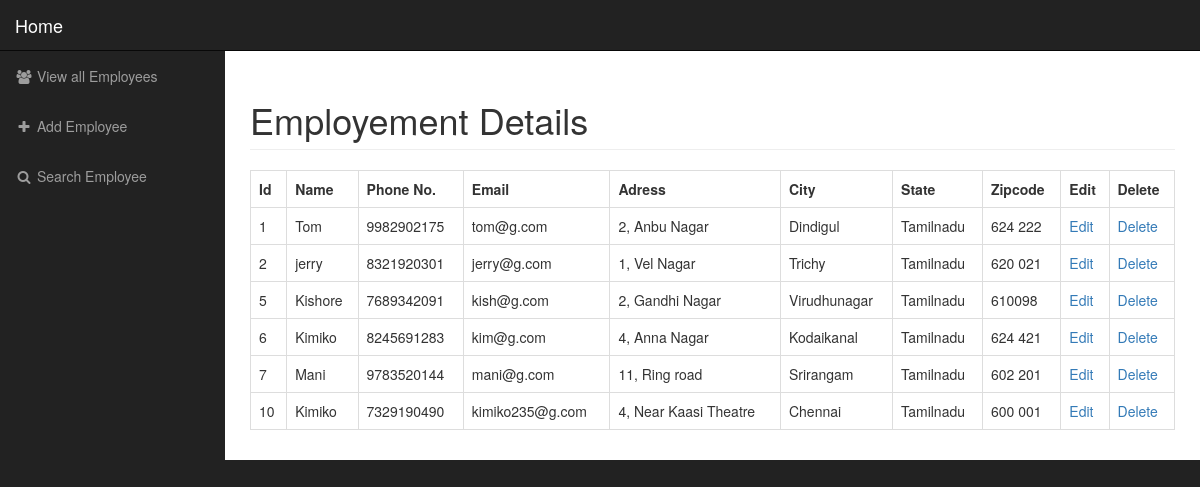
The app's page /index.php?source=view_all_emp with its own data.
### tables this page shows
CREATE TABLE `emp_info` (
  `emp_id` int(9) NOT NULL,
  `emp_name` text NOT NULL,
  `emp_phone_no` varchar(15) NOT NULL,
  `emp_email` varchar(25) NOT NULL,
  `emp_address` varchar(35) NOT NULL,
  `emp_city` text NOT NULL,
  `emp_state` text NOT NULL,
  `emp_zipcode` varchar(10) NOT NULL
);

### includes/view_all_emp.php (the view, shortened to what this page needs)
<table class = "table table-bordered">
	<tr>
		<th> Id </th>
		<th> Name </th>
		<th> Phone No.  </th>
		<th> Email </th>
		<th> Adress </th>
		<th> City </th>
		<th> State </th>
		<th> Zipcode </th>
		<th> Edit </th>
		<th> Delete </th>
	</tr>
	<?php
	$query = "SELECT * FROM emp_info ";
	$emp = mysqli_query($conn, $query);
	while($row = mysqli_fetch_assoc($emp)){
		$emp_id = $row['emp_id'];
		$emp_name = $row['emp_name'];
		$emp_phone_no = $row['emp_phone_no'];
		$emp_email = $row['emp_email'];
		$emp_address = $row['emp_address'];
		$emp_state = $row['emp_state'];
		$emp_city = $row['emp_city'];
		$emp_zipcode = $row['emp_zipcode'];
		echo
		"<tr>
			<td> $emp_id </td>
			<td> $emp_name </td>
			<td> $emp_phone_no </td>
			<td> $emp_email </td>
			<td> $emp_address </td>
			<td> $emp_city </td>
			<td> $emp_state </td>
			<td> $emp_zipcode </td>
			<td><a href = 'index.php?source=update_emp&update_emp_id=$emp_id'>Edit</a></td>
			<td><a href = 'index.php?delete_emp=$emp_id'>Delete</a></td>
		</tr>";
	} ?>
</table>

### includes/header.php (shortened to what this page needs)
<!DOCTYPE html>
<html lang="en">
<head>
    <link href="css/bootstrap.min.css" rel="stylesheet">
    <link href="css/sb-admin.css" rel="stylesheet">
    <link href="font-awesome/css/font-awesome.min.css" rel="stylesheet" type="text/css">
</head>
<body>

### index.php (shortened to what this page needs)
<?php include("includes/header.php");?>
    <div id="wrapper">
		<?php include("includes/navigation.php");?>
        <div id="page-wrapper">
            <div class="container-fluid">
                <div class="row">
                    <div class="col-lg-12">
                        <h1 class="page-header">
                            Employement Details
                        </h1>
                        <?php
							if(isset($_GET['source'])){
								$source = $_GET['source'];
								switch($source){
									case "view_all_emp":
									include("includes/view_all_emp.php");
									break;
								}
							}
						?>
                    </div>
                </div>
            </div>
        </div>
    </div>
<?php include("includes/footer.php");?>

### includes/navigation.php (shortened to what this page needs)
<nav class="navbar navbar-inverse navbar-fixed-top" role="navigation">
	<div class="navbar-header">
		<a class="navbar-brand" href="index.php">Home</a>
	</div>
	<div class="collapse navbar-collapse navbar-ex1-collapse">
		<ul class="nav navbar-nav side-nav">
			<li>
				<a href="index.php?source=view_all_emp"><i class="fa fa-fw fa-users"></i> View all Employees </a>
			</li>
			<li>
				<a href="index.php?source=add_emp"><i class="fa fa-fw fa-plus"></i> Add Employee </a>
			</li>
			<li>
				<a href="index.php?source=search_emp"><i class="fa fa-fw fa-search"></i> Search Employee </a>
			</li>
		</ul>
	</div>
</nav>

### includes/footer.php (shortened to what this page needs)
</body>
</html>

### css/sb-admin.css (style rules this page uses)
body { margin-top: 100px; background-color: #222; }
@media (min-width:768px) { body { margin-top: 50px; } }
#wrapper { padding-left: 0; }
#page-wrapper { width: 100%; padding: 0; background-color: #fff; }
@media (min-width:768px) { #wrapper { padding-left: 225px; } }
@media (min-width:768px) { #page-wrapper { padding: 10px; } }
@media (min-width:768px) { .side-nav { position: fixed; top: 51px; left: 225px; width: 225px; margin-left: -225px; border: none; border-radius: 0; overflow-y: auto; background-color: #222; } }
@media (min-width:768px) { .side-nav>li>a { width: 225px; } }

### records on screen
emp_info: emp_id "1", emp_name "Tom", emp_phone_no "9982902175", emp_email "tom@g.com", emp_address "2, Anbu Nagar", emp_city "Dindigul", emp_state "Tamilnadu", emp_zipcode "624 222"
emp_info: emp_id "2", emp_name "jerry", emp_phone_no "8321920301", emp_email "jerry@g.com", emp_address "1, Vel Nagar", emp_city "Trichy", emp_state "Tamilnadu", emp_zipcode "620 021"
emp_info: emp_id "5", emp_name "Kishore", emp_phone_no "7689342091", emp_email "kish@g.com", emp_address "2, Gandhi Nagar", emp_city "Virudhunagar", emp_state "Tamilnadu", emp_zipcode "610098"
emp_info: emp_id "6", emp_name "Kimiko", emp_phone_no "8245691283", emp_email "kim@g.com", emp_address "4, Anna Nagar", emp_city "Kodaikanal", emp_state "Tamilnadu", emp_zipcode "624 421"
emp_info: emp_id "7", emp_name "Mani", emp_phone_no "9783520144", emp_email "mani@g.com", emp_address "11, Ring road", emp_city "Srirangam", emp_state "Tamilnadu", emp_zipcode "602 201"
emp_info: emp_id "10", emp_name "Kimiko", emp_phone_no "7329190490", emp_email "kimiko235@g.com", emp_address "4, Near Kaasi Theatre", emp_city "Chennai", emp_state "Tamilnadu", emp_zipcode "600 001"
